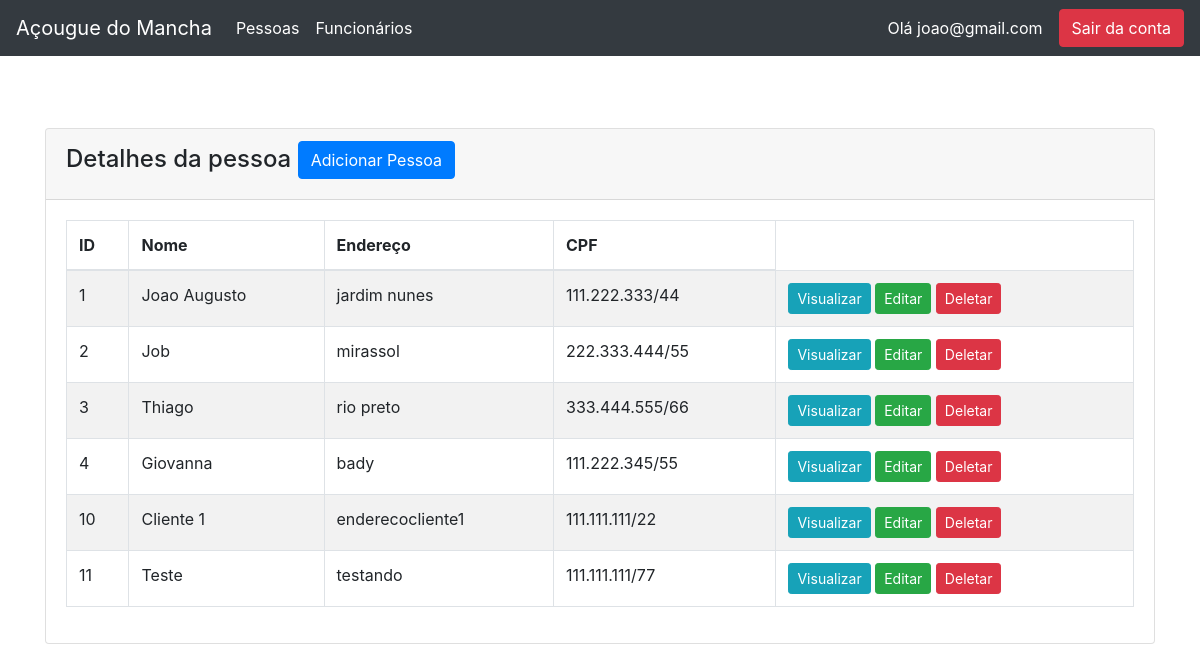
Page /person.php (signed in) on the committed database.
### tables this page shows
CREATE TABLE `tbpessoas` (
  `id` int(11) NOT NULL,
  `nome` varchar(100) NOT NULL,
  `email` varchar(100) NOT NULL,
  `endereco` varchar(300) NOT NULL,
  `cpf` varchar(14) NOT NULL
);

### person.php (the view, shortened to what this page needs)
<?php
    require 'connection.php';
    require_once("topo.php");
?>
<!doctype html>
<html lang="pt-BR">
  <head>
    <link rel="stylesheet" href="https://cdn.jsdelivr.net/npm/bootstrap@4.1.3/dist/css/bootstrap.min.css">
</head>
<body>
    <div class="container mt-4">
        <div class="row">
            <div class="col-md-12">
                <div class="card">
                    <div class="card-header">
                        <h4>Detalhes da pessoa
                            <a href="person_create.php" class="btn btn-primary float-end">Adicionar Pessoa</a>
                        </h4>
                    </div>
                    <div class="card-body">
                        <table class="table table-bordered table-striped">
                            <thead>
                                <tr>
                                    <th>ID</th>
                                    <th>Nome</th>
                                    <th>Endereço</th>
                                    <th>CPF</th>
                                </tr>
                            </thead>
                            <tbody>
                                <?php
                                    $query = "SELECT * FROM tbpessoas";
                                    $query_run = mysqli_query($con, $query);
                                    if(mysqli_num_rows($query_run) > 0)
                                    {
                                        foreach($query_run as $tbpessoas)
                                        {
                                            ?>
                                            <tr>
                                                <td><?= $tbpessoas['id']; ?></td>
                                                <td><?= $tbpessoas['nome']; ?></td>
                                                <td><?= $tbpessoas['endereco']; ?></td>
                                                <td><?= $tbpessoas['cpf']; ?></td>
                                                <td>
                                                    <a href="person_view.php?id=<?= $tbpessoas['id']; ?>" class="btn btn-info btn-sm">Visualizar</a>
                                                    <a href="person_edit.php?id=<?= $tbpessoas['id']; ?>" class="btn btn-success btn-sm">Editar</a>
                                                    <form action="code.php" method="POST" class="d-inline">
                                                        <button type="submit" name="delete_person" value="<?=$tbpessoas['id'];?>" class="btn btn-danger btn-sm">Deletar</button>
                                                    </form>
                                                </td>
                                            </tr>
                                            <?php
                                        }
                                    }
                                    else
                                    {
                                        echo "<h5> Nenhuma pessoa cadastrada </h5>";
                                    }
                                ?>
                            </tbody>
                        </table>
                    </div>
                </div>
            </div>
        </div>
    </div>
</body>
</html>

### rows in the picture
tbpessoas: id "1", nome "Joao Augusto", endereco "jardim nunes", cpf "111.222.333/44"
tbpessoas: id "2", nome "Job", endereco "mirassol", cpf "222.333.444/55"
tbpessoas: id "3", nome "Thiago", endereco "rio preto", cpf "333.444.555/66"
tbpessoas: id "4", nome "Giovanna", endereco "bady", cpf "111.222.345/55"
tbpessoas: id "10", nome "Cliente 1", endereco "enderecocliente1", cpf "111.111.111/22"
tbpessoas: id "11", nome "Teste", endereco "testando", cpf "111.111.111/77"

### other values in the picture
$_SESSION["email"] "joao@gmail.com"
